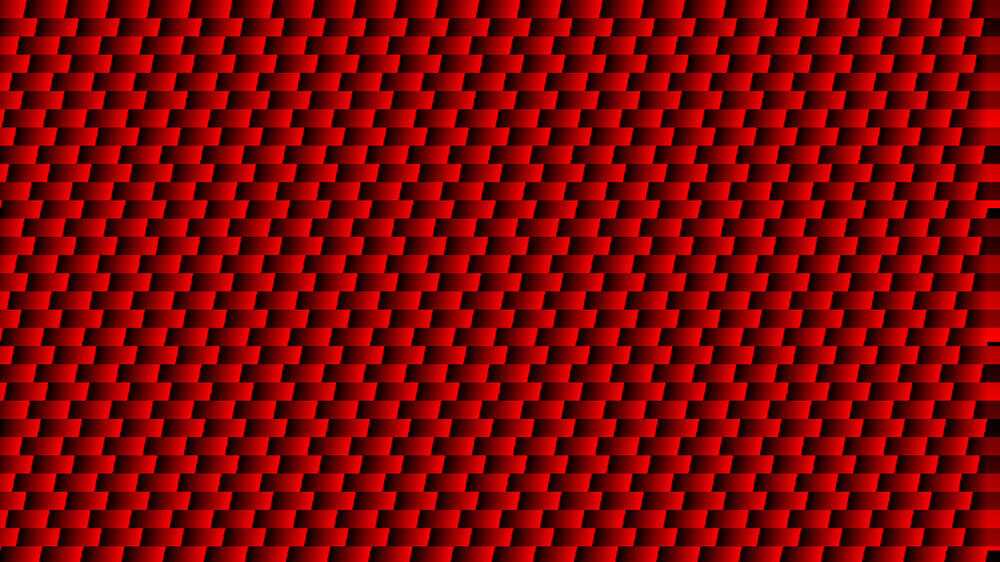
#> input picture RGBScript_shift both/RGB_R_bl2_tri.png, 1000 x 562 px, shrunk from 1920 x 1080 before the run, found by its file name
$ python Merge_RGB_Bi_ch.py
#> lines starting #> are read from the running program, lines starting #| are printed output that depends on the picture
# -*- coding: utf-8 -*-
"""
Created on Wed Feb 14 11:28:11 2024

@author: SG
"""

from PIL import Image
import numpy as np
import matplotlib.pyplot as plt

im_rh=plt.imread("C:/Users/Laboratorio/MakeHologram/RGBScript_shift both/RGB_R_bl2_tri.png")
#> im_rh is the input picture: shape (562, 1000, 3) float32; mean R, G, B 0.5, 0, 0
im_gh=plt.imread("C:/Users/Laboratorio/MakeHologram/RGBScript_shift both/RGB_G_bl2_tri.png")
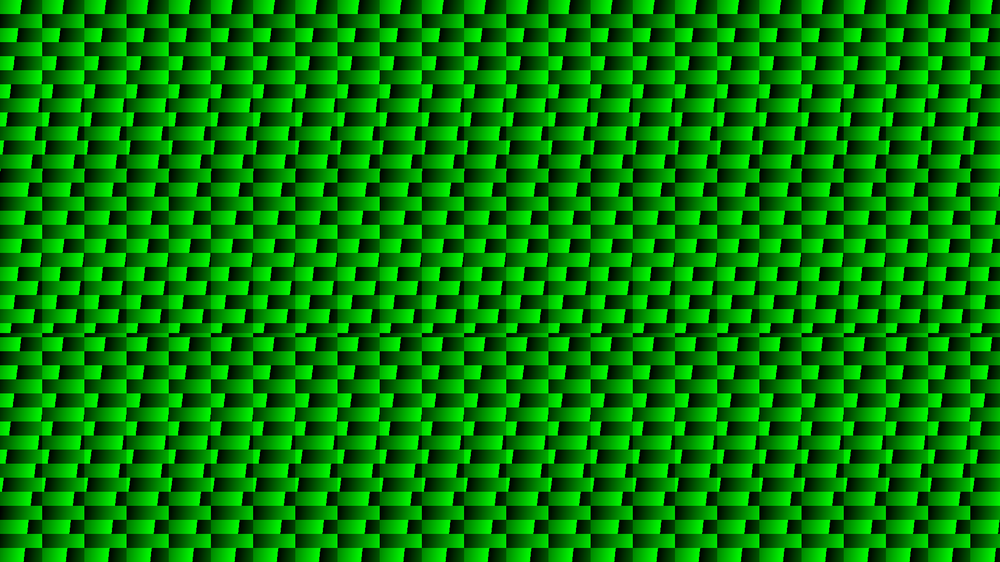
#> input picture RGBScript_shift both/RGB_G_bl2_tri.png, 1000 x 562 px, shrunk from 1920 x 1080 before the run, found by its file name
#> im_gh is the input picture: shape (562, 1000, 3) float32; mean R, G, B 0, 0.502, 0
im_bh=plt.imread("C:/Users/Laboratorio/MakeHologram/RGBScript_shift both/RGB_B_bl2_tri.png")
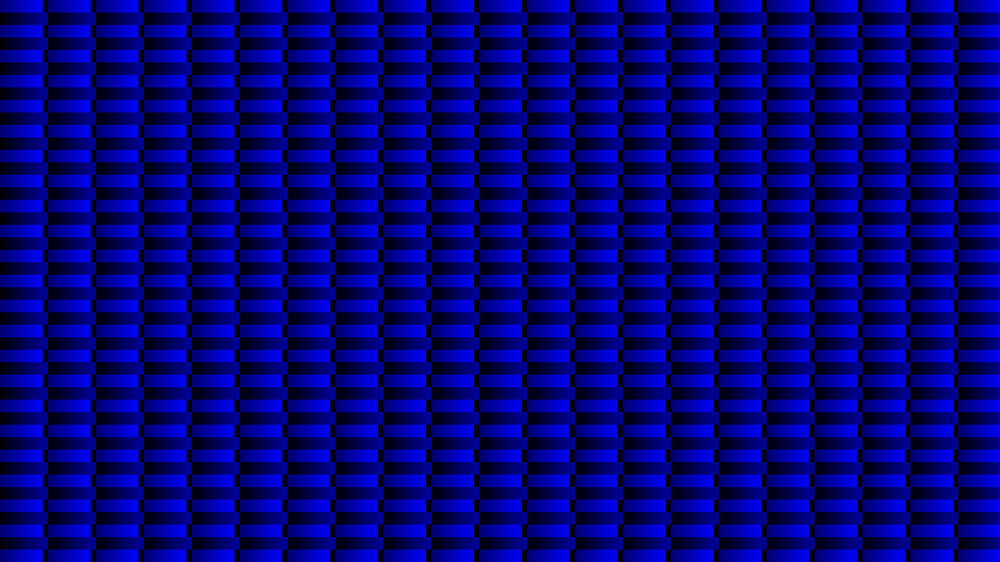
#> input picture RGBScript_shift both/RGB_B_bl2_tri.png, 1000 x 562 px, shrunk from 1920 x 1080 before the run, found by its file name
#> im_bh is the input picture: shape (562, 1000, 3) float32; mean R, G, B 0, 0, 0.481
# im_gray=plt.imread("Gray(V)_p64.png")

im_rh_array = np.array(im_rh)*255
im_gh_array = np.array(im_gh)*255
im_bh_array = np.array(im_bh)*255
# Create a new array for the new image with the same shape as the original
im_new_array = np.zeros_like(im_rh_array)

# Modify the new array
im_new_array[:,:,0] = im_rh_array[:,:,0]
im_new_array[:,:,1] = im_gh_array[:,:,1]
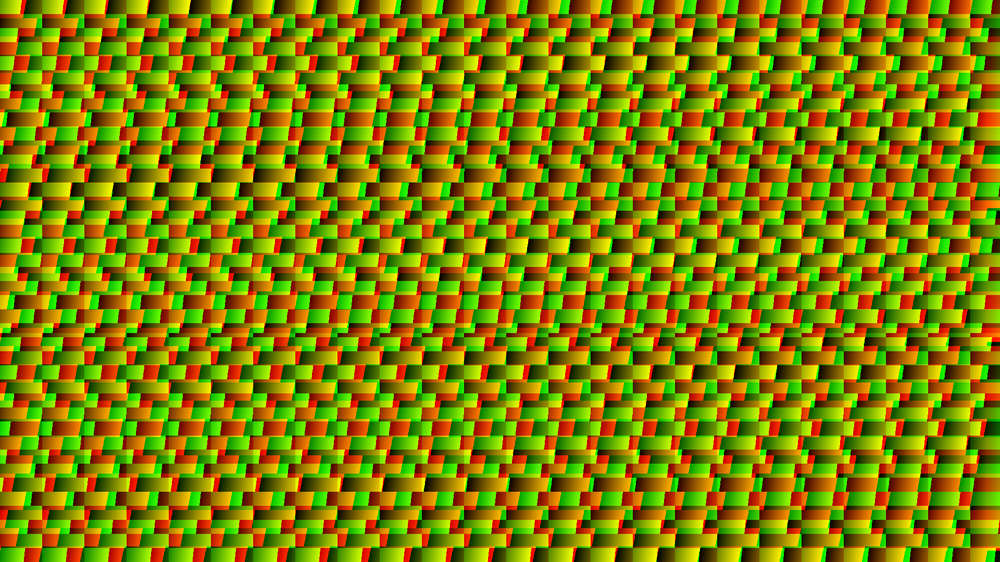
#> im_new_array: shape (562, 1000, 3) float32; mean R, G, B 127.5, 127.7, 0
im_new_array[:,:,2] = im_bh_array[:,:,2]
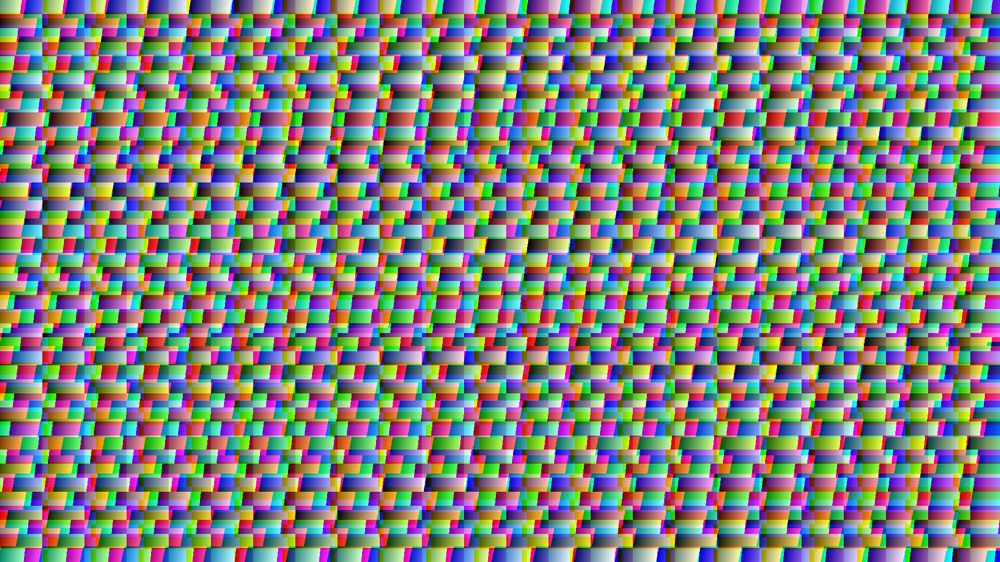
#> im_new_array: shape (562, 1000, 3) float32; mean R, G, B 127.5, 127.7, 122.7

im_new_array = im_new_array.astype(np.uint8)

im_new = Image.fromarray(im_new_array)
im_new.save('RGB_tri_bl2.png')


im_new.show()
# plt.figure(2)
# plt.imshow(im_gray)

# # Convert the images to Pillow images
# im_rh_pil = Image.fromarray((im_rh * 255).astype(np.uint8))

# im_gh_pil = Image.fromarray((im_gh * 255).astype(np.uint8))
# im_bh_pil = Image.fromarray((im_bh * 255).astype(np.uint8))
# im_grayv_pil = Image.fromarray((im_gray * 255).astype(np.uint8))
# # plt.figure(1)
# # plt.imshow(im_grayv_pil)
# #Save images as layers in a single TIFF file
# im_rh_pil.save('multi_layer_image.tiff', save_all=True, append_images=[im_gh_pil, im_bh_pil,im_grayv_pil])

# # Display the third image
# # plt.figure(3)
# # plt.imshow(im_rh_pil)
# # plt.show()

# im_m =Image.open('multi_layer_image.tiff')
# # Number of layers in the TIFF file
# num_layers = im_m.n_frames
# layers = []

# # Read each layer and append to the list
# for i in range(num_layers):
#     im_m.seek(i)  # Move to the i-th layer
#     layer = im_m.copy()
#     layers.append(layer)

# # Display all layers using matplotlib
# fig, axes = plt.subplots(1, num_layers, figsize=(15, 5))

# for ax, layer, i in zip(axes, layers, range(num_layers)):
#     ax.imshow(layer)
#     ax.set_title(f'Layer {i + 1}')
#     ax.axis('off')

# plt.show()

# # im_mr=im_m[:,:,0]
# # plt.figure(4)
# # plt.imshow(im_mr* 255)
# # im_mg=im_m[:,:,1]
# # im_mb=im_m[:,:,2]
